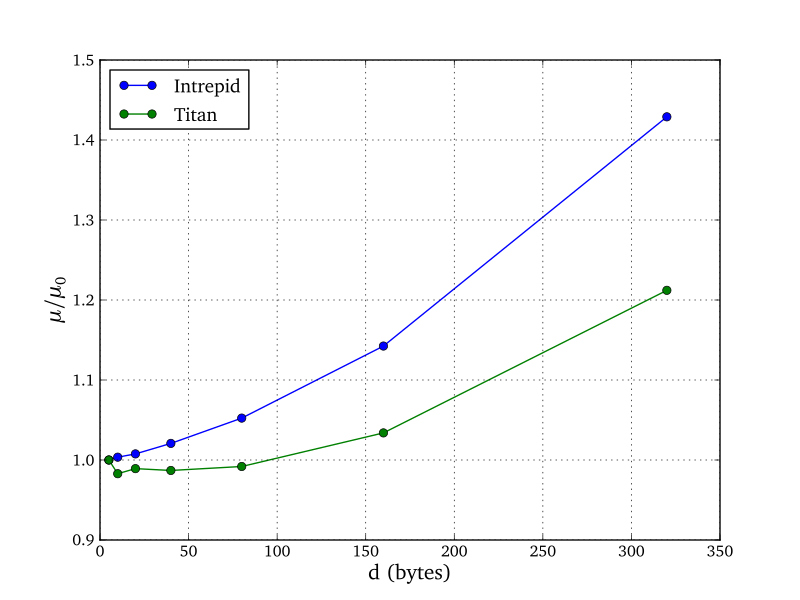

Reproduce this figure in Python.
#!/usr/bin/env python

import csv
import matplotlib
import matplotlib.pyplot as plt
import numpy as np

# Use Latin Modern type 1 fonts
matplotlib.rcParams['ps.useafm'] = True
matplotlib.rcParams['pdf.use14corefonts'] = True
matplotlib.rcParams['text.usetex'] = True
matplotlib.rcParams['text.latex.preamble'] = '\usepackage[bitstream-charter]{mathdesign}'
matplotlib.rc('font',**{'family':'serif','serif':['Computer Modern']})

intrepid_d = np.zeros(7)
intrepid_mu = np.zeros(7)
titan_d = np.zeros(7)
titan_mu = np.zeros(7)

# Read Intrepid results
with open('data/results_intrepid.csv','r') as fh:
    reader = csv.reader(fh)
    for i, row in enumerate(reader):
        # Skip first eight rows
        if i < 1:
            continue
        elif i < 8:
            intrepid_d[i-1] = int(row[10])
            intrepid_mu[i-1] = float(row[12])/(2000*10)
        else:
            break

# Read Titan results
with open('data/results_titan.csv','r') as fh:
    reader = csv.reader(fh)
    for i, row in enumerate(reader):
        # Skip first eight rows
        if i < 1:
            continue
        elif i < 8:
            titan_d[i-1] = int(row[9])
            titan_mu[i-1] = float(row[11])/(2000*10)
        else:
            break

plt.plot(intrepid_d, intrepid_mu/intrepid_mu[0], 'o-', label='Intrepid')
plt.plot(titan_d, titan_mu/titan_mu[0], 'o-', label='Titan')
plt.xlabel('d (bytes)', fontsize=16)
plt.ylabel('$\mu/\mu_0$', fontsize=16)
plt.legend(loc='upper left')
plt.grid(which='both')
plt.savefig('results_baseline.pdf')
